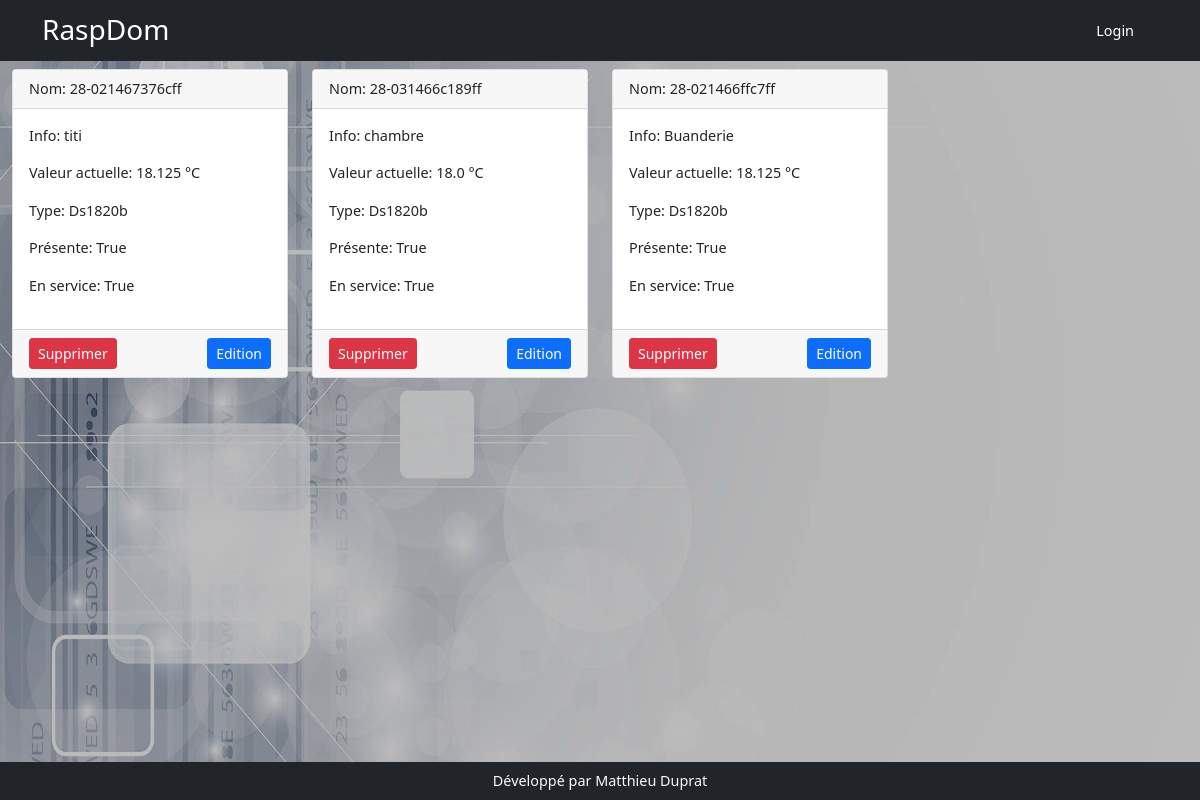
Page /sondes on the earlier database version.
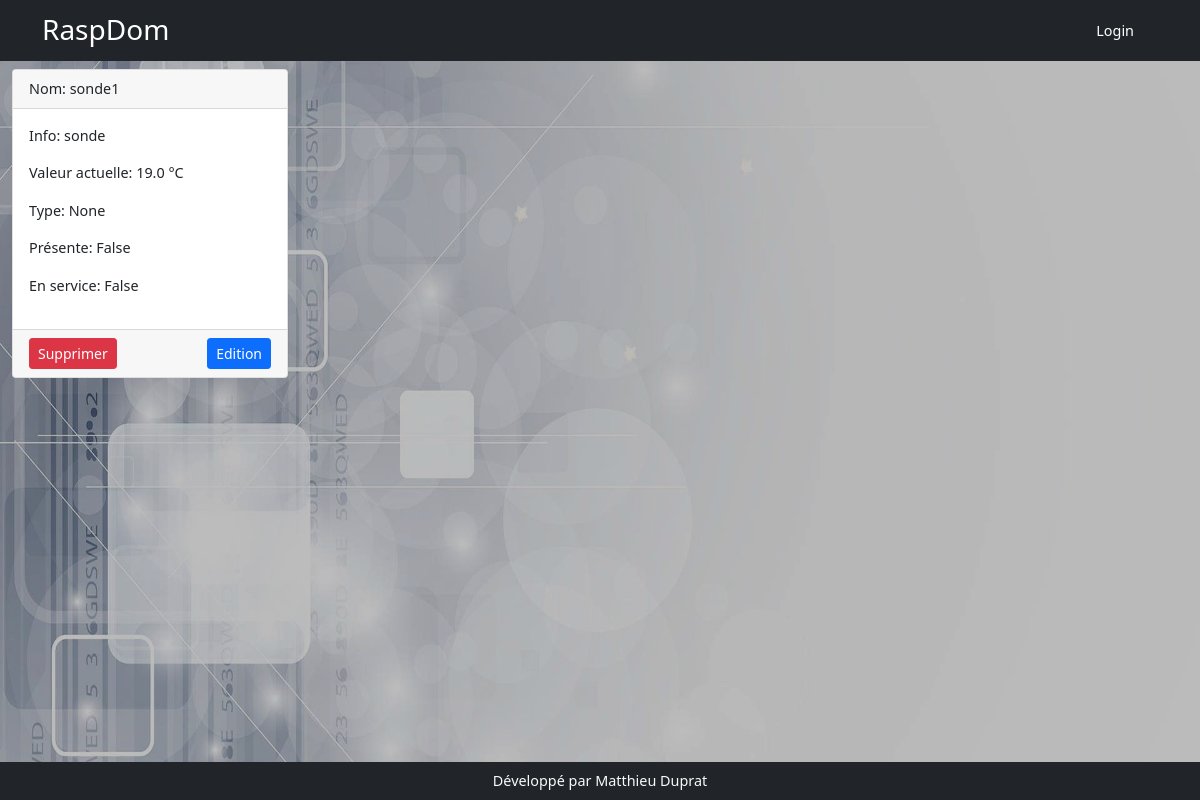
Same page on the later database version.
### models.py (models this page shows)
class Sonde(db.Model):
    id = db.Column(db.Integer, primary_key=True)
    nom = db.Column(db.String(200))
    min = db.Column(db.Float())
    max = db.Column(db.Float())
    unite = db.Column(db.String(20), default='')
    present = db.Column(db.Boolean(),default=False)
    appareil = db.relationship('Appareil', backref='appareil_sonde', lazy=True)
    en_service = db.Column(db.Boolean(), default=False)
    info = db.Column(db.String(200))
    chemin = db.Column(db.String(200))
    type_sonde = db.Column(db.String(20))
    sonde_valeur_id = db.relationship('ValeurSonde', backref='sonde_valeur', uselist=False, lazy=True, cascade="delete")

class ValeurSonde(db.Model):
    id = db.Column(db.Integer, primary_key=True)
    valeur = db.Column(db.Float())
    sonde_id = db.Column(db.Integer, db.ForeignKey('sonde.id'), nullable=False)

### app.py (the view)
@app.route('/sondes')
def sondes():
    sondes = Sonde.query.all()
    return render_template('sonde/sonde.html', sondes=sondes)

### templates/sonde/sonde.html (shortened to what this page needs)
{% extends 'base.html' %}
{% block content %}
<div class="row row-cols-1 row-cols-md-4 g-4">
        {% for ds1820b in sondes %}
    <div class="col">
        <div class="card">
            <div class="card-header">Nom:  {{ds1820b.nom}}</div>
            <div class="card-body">
                <p>Info: {{ds1820b.info}}</p>
                <p> Valeur actuelle: {{ds1820b.sonde_valeur_id.valeur}} °C</p>
                <p>Type: {{ds1820b.type_sonde}}</p>
                <p>Présente: {{ds1820b.present}}</p>
                <p>En service: {{ds1820b.en_service}}</p>
            </div>
            <div class="card-footer text-end d-flex justify-content-between">
                <form action="{{url_for('api_delete_sonde')}}" method="post">
                    <input type="submit" value="Supprimer" class="btn btn-sm btn-danger">
                </form>
               <a class="btn btn-sm btn-primary" href="{{url_for('edit_sonde',sonde_id=ds1820b.id)}}">Edition</a>
            </div>
        </div> </div>
    {% endfor %}
</div>
{% endblock %}

### templates/base.html (shortened to what this page needs)
<!DOCTYPE html>
<html lang="fr">
    <head>
        <link href="{{ url_for('static', filename='css/styles.css') }}" rel="stylesheet" />
    </head>
    <body>
    <img id="img-bck" src="{{ url_for('static', filename='assets/domo.jpg') }}">
        <nav class="navbar navbar-expand-lg navbar-dark bg-dark">
            <div class="container">
                <a class="navbar-brand" href="{{url_for('index')}}">
          <span class="h3">RaspDom</span></a>
                <div class="collapse navbar-collapse" id="navbarSupportedContent">
                    <ul class="navbar-nav ms-auto mb-2 mb-lg-0">
                        {% if current_user.is_authenticated %}
                         <li class="nav-item" ><a class="nav-link" href="{{ url_for('index')}}">Home</a></li>
                        <li class="nav-item dropdown">
                            <a class="nav-link dropdown-toggle" id="navbarDropdown" href="#" role="button" data-bs-toggle="dropdown" aria-expanded="false">Appareil</a>
                            <ul class="dropdown-menu dropdown-menu-end" aria-labelledby="navbarDropdown">
                                <li><a class="dropdown-item" href="{{ url_for('appareil')}}">Appareil</a></li>
                                <li><a class="dropdown-item" href="{{ url_for('appareils')}}">Listes des appareils</a></li>
                            </ul>
                        </li>
                        <li class="nav-item dropdown">
                            <a class="nav-link dropdown-toggle" id="navbarDropdown" href="#" role="button" data-bs-toggle="dropdown" aria-expanded="false">GPIO</a>
                            <ul class="dropdown-menu dropdown-menu-end" aria-labelledby="navbarDropdown">
                                <li><a class="dropdown-item" href="{{ url_for('sondes')}}">Sondes</a></li>
                                <li><a class="dropdown-item" href="{{ url_for('gpios')}}">Liste des GPIOs</a></li>
                            </ul>
                        </li>
                        <li class="nav-item dropdown">
                            <a class="nav-link dropdown-toggle" id="navbarDropdown" href="#" role="button" data-bs-toggle="dropdown" aria-expanded="false">Programmation</a>
                            <ul class="dropdown-menu dropdown-menu-end" aria-labelledby="navbarDropdown">
                                <li><a class="dropdown-item" href="{{ url_for('add_programmation')}}">Programmation</a></li>
                                <li><a class="dropdown-item" href="{{ url_for('liste_programmations')}}">Liste des programmations</a></li>
                            </ul>
                        </li>
                        <li class="nav-item"><a class="nav-link active" aria-current="page" href="{{url_for('user')}}">Add user</a></li>
                        <li class="nav-item"><a class="nav-link active" aria-current="page" href="{{url_for('users')}}">Users</a></li>
                        <li class="nav-item"><a class="nav-link active" aria-current="page" href="{{url_for('logout')}}">Logout</a></li>
                        <li class="nav-item"><a class="nav-link" href="{{url_for('profil')}}">{{current_user.username}}</a></li>
                        {% else %}
                            <li class="nav-item"><a class="nav-link active" aria-current="page" href="{{url_for('login')}}">Login</a></li>
                        {% endif %}
                        <li class="nav-item nav-link active" id="dateMachine"></li>
                    </ul>
                </div>
            </div>
        </nav>
        <div class="container-fluid pt-2" style="max-height:84vh; overflow:auto">
            {% block content %}
            {% endblock %}
        </div>
        <div class="bg-dark text-light text-center py-2" style="position:absolute; width:100%; bottom:0px">
            Développé par Matthieu Duprat
        </div>
    </body>
</html>

Differences in the rows shown:
removed Sonde: nom "28-031466c189ff", info "chambre", sonde_valeur_id.valeur "18.0", type_sonde "Ds1820b", present "True", en_service "True"
removed Sonde: nom "28-021466ffc7ff", info "Buanderie", sonde_valeur_id.valeur "18.125", type_sonde "Ds1820b", present "True", en_service "True"
changed Sonde: nom "28-021467376cff" → "sonde1"; info "titi" → "sonde"; sonde_valeur_id.valeur "18.125" → "19.0"; type_sonde "Ds1820b" → "None"; present "True" → "False"; en_service "True" → "False"
